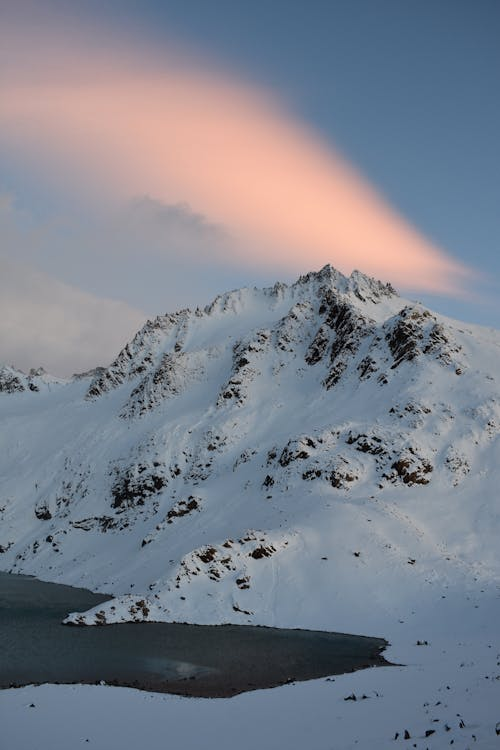
#> input picture pexels-photo-20898612.jpeg, 500 x 750 px, found by its file name
$ python '灰度测试.py'
#> lines starting #> are read from the running program, lines starting #| are printed output that depends on the picture
import numpy as np
import matplotlib.pyplot as plt
n1=plt.imread('C:\WorkSpace\VSC\Simple-repo\pexels-photo-20898612.jpeg')
#> n1 is the input picture: shape (750, 500, 3); mean R, G, B 122.8, 128.7, 140.8
# print(type(n1),n1)
plt.imshow(n1)

n2 =np.array([0.299,0.587,0.114])
x= np.dot(n1,n2)
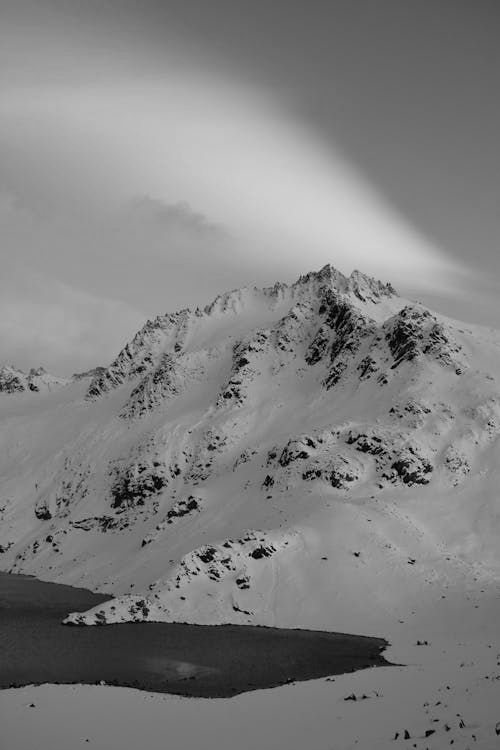
#> x: shape (750, 500) float64; min 0, max 210.6, mean 128.3
plt.imshow(x,cmap='gray')
plt.show()
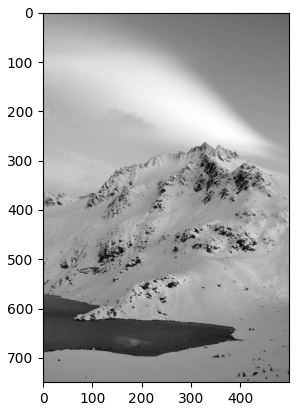
#> figure drawn by matplotlib, 1 panel
